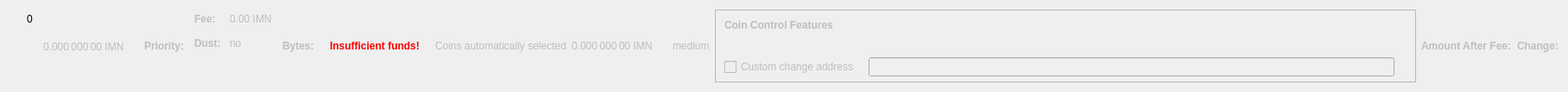
    <widget class="QWidget" name="dummyHideWidget" native="true">
     <property name="maximumSize">
      <size>
       <width>100</width>
       <height>22</height>
      </size>
     </property>
     <layout class="QHBoxLayout" name="dummyHideLayout">
      <item>
       <layout class="QFormLayout" name="formLayoutCoinControl1">
        <property name="horizontalSpacing">
         <number>10</number>
        </property>
        <property name="verticalSpacing">
         <number>14</number>
        </property>
        <property name="leftMargin">
         <number>10</number>
        </property>
        <property name="topMargin">
         <number>4</number>
        </property>
        <property name="rightMargin">
         <number>6</number>
        </property>
        <item row="0" column="1">
         <widget class="QLabel" name="labelCoinControlBytes">
          <property name="cursor">
           <cursorShape>IBeamCursor</cursorShape>
          </property>
          <property name="contextMenuPolicy">
           <enum>Qt::ActionsContextMenu</enum>
          </property>
          <property name="text">
           <string notr="true">0</string>
          </property>
          <property name="textInteractionFlags">
           <set>Qt::LinksAccessibleByMouse|Qt::TextSelectableByKeyboard|Qt::TextSelectableByMouse</set>
          </property>
         </widget>
        </item>
       </layout>
      </item>
      <item>
       <widget class="QLabel" name="labelCoinControlAfterFee">
        <property name="enabled">
         <bool>false</bool>
        </property>
        <property name="sizePolicy">
         <sizepolicy hsizetype="Fixed" vsizetype="Fixed">
          <horstretch>0</horstretch>
          <verstretch>0</verstretch>
         </sizepolicy>
        </property>
        <property name="minimumSize">
         <size>
          <width>111</width>
          <height>12</height>
         </size>
        </property>
        <property name="maximumSize">
         <size>
          <width>111</width>
          <height>12</height>
         </size>
        </property>
        <property name="cursor">
         <cursorShape>IBeamCursor</cursorShape>
        </property>
        <property name="contextMenuPolicy">
         <enum>Qt::ActionsContextMenu</enum>
        </property>
        <property name="text">
         <string notr="true">0.000 000 00 IMN</string>
        </property>
        <property name="textInteractionFlags">
         <set>Qt::LinksAccessibleByMouse|Qt::TextSelectableByKeyboard|Qt::TextSelectableByMouse</set>
        </property>
       </widget>
      </item>
      <item>
       <widget class="QLabel" name="labelCoinControlPriorityText">
        <property name="enabled">
         <bool>false</bool>
        </property>
        <property name="font">
         <font>
          <weight>75</weight>
          <bold>true</bold>
         </font>
        </property>
        <property name="text">
         <string>Priority:</string>
        </property>
       </widget>
      </item>
      <item>
       <layout class="QHBoxLayout" name="horizontalLayout"/>
      </item>
      <item>
       <layout class="QFormLayout" name="formLayoutCoinControl3">
        <property name="horizontalSpacing">
         <number>10</number>
        </property>
        <property name="verticalSpacing">
         <number>14</number>
        </property>
        <property name="leftMargin">
         <number>6</number>
        </property>
        <property name="topMargin">
         <number>4</number>
        </property>
        <property name="rightMargin">
         <number>6</number>
        </property>
        <item row="0" column="0">
         <widget class="QLabel" name="labelCoinControlFeeText">
          <property name="enabled">
           <bool>false</bool>
          </property>
          <property name="font">
           <font>
            <weight>75</weight>
            <bold>true</bold>
           </font>
          </property>
          <property name="text">
           <string>Fee:</string>
          </property>
          <property name="margin">
           <number>0</number>
          </property>
         </widget>
        </item>
        <item row="0" column="1">
         <widget class="QLabel" name="labelCoinControlFee">
          <property name="enabled">
           <bool>false</bool>
          </property>
          <property name="cursor">
           <cursorShape>IBeamCursor</cursorShape>
          </property>
          <property name="contextMenuPolicy">
           <enum>Qt::ActionsContextMenu</enum>
          </property>
          <property name="text">
           <string notr="true">0.00 IMN</string>
          </property>
          <property name="textInteractionFlags">
           <set>Qt::LinksAccessibleByMouse|Qt::TextSelectableByKeyboard|Qt::TextSelectableByMouse</set>
          </property>
         </widget>
        </item>
        <item row="1" column="0">
         <widget class="QLabel" name="labelCoinControlLowOutputText">
          <property name="enabled">
           <bool>false</bool>
          </property>
          <property name="font">
           <font>
            <weight>75</weight>
            <bold>true</bold>
           </font>
          </property>
          <property name="text">
           <string>Dust:</string>
          </property>
         </widget>
        </item>
        <item row="1" column="1">
         <widget class="QLabel" name="labelCoinControlLowOutput">
          <property name="enabled">
           <bool>false</bool>
          </property>
          <property name="cursor">
           <cursorShape>IBeamCursor</cursorShape>
          </property>
          <property name="contextMenuPolicy">
           <enum>Qt::ActionsContextMenu</enum>
          </property>
          <property name="text">
           <string>no</string>
          </property>
          <property name="textInteractionFlags">
           <set>Qt::LinksAccessibleByMouse|Qt::TextSelectableByKeyboard|Qt::TextSelectableByMouse</set>
          </property>
         </widget>
        </item>
       </layout>
      </item>
      <item>
       <widget class="QLabel" name="labelCoinControlBytesText">
        <property name="enabled">
         <bool>false</bool>
        </property>
        <property name="font">
         <font>
          <weight>75</weight>
          <bold>true</bold>
         </font>
        </property>
        <property name="text">
         <string>Bytes:</string>
        </property>
       </widget>
      </item>
      <item>
       <layout class="QFormLayout" name="formLayoutCoinControl2">
        <property name="horizontalSpacing">
         <number>10</number>
        </property>
        <property name="verticalSpacing">
         <number>14</number>
        </property>
        <property name="leftMargin">
         <number>6</number>
        </property>
        <property name="topMargin">
         <number>4</number>
        </property>
        <property name="rightMargin">
         <number>6</number>
        </property>
       </layout>
      </item>
      <item>
       <layout class="QHBoxLayout" name="horizontalLayoutCoinControl2">
        <property name="spacing">
         <number>8</number>
        </property>
        <property name="bottomMargin">
         <number>10</number>
        </property>
       </layout>
      </item>
      <item>
       <widget class="QLabel" name="labelCoinControlInsuffFunds">
        <property name="enabled">
         <bool>false</bool>
        </property>
        <property name="minimumSize">
         <size>
          <width>0</width>
          <height>0</height>
         </size>
        </property>
        <property name="font">
         <font>
          <weight>75</weight>
          <bold>true</bold>
         </font>
        </property>
        <property name="styleSheet">
         <string notr="true">color:red;font-weight:bold;</string>
        </property>
        <property name="text">
         <string>Insufficient funds!</string>
        </property>
        <property name="margin">
         <number>5</number>
        </property>
       </widget>
      </item>
      <item>
       <layout class="QFormLayout" name="formLayoutCoinControl4">
        <property name="horizontalSpacing">
         <number>10</number>
        </property>
        <property name="verticalSpacing">
         <number>14</number>
        </property>
        <property name="leftMargin">
         <number>6</number>
        </property>
        <property name="topMargin">
         <number>4</number>
        </property>
        <property name="rightMargin">
         <number>6</number>
        </property>
       </layout>
      </item>
      <item>
       <widget class="QLabel" name="labelCoinControlAutomaticallySelected">
        <property name="enabled">
         <bool>false</bool>
        </property>
        <property name="sizePolicy">
         <sizepolicy hsizetype="Fixed" vsizetype="Fixed">
          <horstretch>0</horstretch>
          <verstretch>0</verstretch>
         </sizepolicy>
        </property>
        <property name="minimumSize">
         <size>
          <width>0</width>
          <height>0</height>
         </size>
        </property>
        <property name="maximumSize">
         <size>
          <width>240</width>
          <height>16777215</height>
         </size>
        </property>
        <property name="text">
         <string>Coins automatically selected</string>
        </property>
        <property name="margin">
         <number>5</number>
        </property>
       </widget>
      </item>
      <item>
       <widget class="QLabel" name="labelCoinControlChange">
        <property name="enabled">
         <bool>false</bool>
        </property>
        <property name="sizePolicy">
         <sizepolicy hsizetype="Fixed" vsizetype="Fixed">
          <horstretch>0</horstretch>
          <verstretch>0</verstretch>
         </sizepolicy>
        </property>
        <property name="minimumSize">
         <size>
          <width>111</width>
          <height>0</height>
         </size>
        </property>
        <property name="maximumSize">
         <size>
          <width>111</width>
          <height>16777215</height>
         </size>
        </property>
        <property name="cursor">
         <cursorShape>IBeamCursor</cursorShape>
        </property>
        <property name="contextMenuPolicy">
         <enum>Qt::ActionsContextMenu</enum>
        </property>
        <property name="text">
         <string notr="true">0.000 000 00 IMN</string>
        </property>
        <property name="textInteractionFlags">
         <set>Qt::LinksAccessibleByMouse|Qt::TextSelectableByKeyboard|Qt::TextSelectableByMouse</set>
        </property>
       </widget>
      </item>
      <item>
       <widget class="QLabel" name="labelCoinControlPriority">
        <property name="enabled">
         <bool>false</bool>
        </property>
        <property name="cursor">
         <cursorShape>IBeamCursor</cursorShape>
        </property>
        <property name="contextMenuPolicy">
         <enum>Qt::ActionsContextMenu</enum>
        </property>
        <property name="text">
         <string>medium</string>
        </property>
        <property name="textInteractionFlags">
         <set>Qt::LinksAccessibleByMouse|Qt::TextSelectableByKeyboard|Qt::TextSelectableByMouse</set>
        </property>
       </widget>
      </item>
      <item>
       <widget class="QFrame" name="frameCoinControl">
        <property name="sizePolicy">
         <sizepolicy hsizetype="Expanding" vsizetype="Expanding">
          <horstretch>0</horstretch>
          <verstretch>0</verstretch>
         </sizepolicy>
        </property>
        <property name="maximumSize">
         <size>
          <width>16777215</width>
          <height>16777215</height>
         </size>
        </property>
        <property name="frameShape">
         <enum>QFrame::StyledPanel</enum>
        </property>
        <property name="frameShadow">
         <enum>QFrame::Sunken</enum>
        </property>
        <layout class="QVBoxLayout" name="verticalLayoutCoinControl2_2">
         <property name="spacing">
          <number>0</number>
         </property>
         <property name="leftMargin">
          <number>0</number>
         </property>
         <property name="topMargin">
          <number>0</number>
         </property>
         <property name="rightMargin">
          <number>0</number>
         </property>
         <property name="bottomMargin">
          <number>6</number>
         </property>
         <item>
          <layout class="QVBoxLayout" name="verticalLayoutCoinControl" stretch="0,0,0,1">
           <property name="spacing">
            <number>0</number>
           </property>
           <property name="leftMargin">
            <number>10</number>
           </property>
           <property name="topMargin">
            <number>10</number>
           </property>
           <item>
            <layout class="QHBoxLayout" name="horizontalLayoutCoinControl1">
             <property name="bottomMargin">
              <number>15</number>
             </property>
             <item>
              <widget class="QLabel" name="labelCoinControlFeatures">
               <property name="enabled">
                <bool>false</bool>
               </property>
               <property name="sizePolicy">
                <sizepolicy hsizetype="Preferred" vsizetype="Maximum">
                 <horstretch>0</horstretch>
                 <verstretch>0</verstretch>
                </sizepolicy>
               </property>
               <property name="font">
                <font>
                 <weight>75</weight>
                 <bold>true</bold>
                </font>
               </property>
               <property name="styleSheet">
                <string notr="true">font-weight:bold;</string>
               </property>
               <property name="text">
                <string>Coin Control Features</string>
               </property>
              </widget>
             </item>
            </layout>
           </item>
           <item>
            <widget class="QWidget" name="widgetCoinControl" native="true">
             <property name="sizePolicy">
              <sizepolicy hsizetype="Preferred" vsizetype="Preferred">
               <horstretch>0</horstretch>
               <verstretch>0</verstretch>
              </sizepolicy>
             </property>
             <property name="minimumSize">
              <size>
               <width>0</width>
               <height>0</height>
              </size>
             </property>
             <property name="styleSheet">
              <string notr="true"/>
             </property>
             <layout class="QHBoxLayout" name="horizontalLayoutCoinControl5_2">
              <property name="leftMargin">
               <number>0</number>
              </property>
              <property name="topMargin">
               <number>0</number>
              </property>
              <property name="rightMargin">
               <number>0</number>
              </property>
              <property name="bottomMargin">
               <number>0</number>
              </property>
              <item>
               <layout class="QHBoxLayout" name="horizontalLayoutCoinControl3">
                <property name="spacing">
                 <number>20</number>
                </property>
                <property name="topMargin">
                 <number>0</number>
                </property>
                <property name="bottomMargin">
                 <number>10</number>
                </property>
               </layout>
              </item>
             </layout>
            </widget>
           </item>
           <item>
            <layout class="QHBoxLayout" name="horizontalLayoutCoinControl4" stretch="0,0,0">
             <property name="spacing">
              <number>12</number>
             </property>
             <property name="sizeConstraint">
              <enum>QLayout::SetDefaultConstraint</enum>
             </property>
             <property name="topMargin">
              <number>5</number>
             </property>
             <property name="rightMargin">
              <number>5</number>
             </property>
             <item>
              <widget class="QCheckBox" name="checkBoxCoinControlChange">
               <property name="enabled">
                <bool>false</bool>
               </property>
               <property name="toolTip">
                <string>If this is activated, but the change address is empty or invalid, change will be sent to a newly generated address.</string>
               </property>
               <property name="text">
                <string>Custom change address</string>
               </property>
              </widget>
             </item>
             <item>
              <widget class="QValidatedLineEdit" name="lineEditCoinControlChange">
               <property name="enabled">
                <bool>false</bool>
               </property>
               <property name="sizePolicy">
                <sizepolicy hsizetype="Expanding" vsizetype="Fixed">
                 <horstretch>0</horstretch>
                 <verstretch>0</verstretch>
                </sizepolicy>
               </property>
              </widget>
             </item>
             <item>
              <widget class="QLabel" name="labelCoinControlChangeLabel_2">
               <property name="sizePolicy">
                <sizepolicy hsizetype="Preferred" vsizetype="Expanding">
                 <horstretch>0</horstretch>
                 <verstretch>0</verstretch>
                </sizepolicy>
               </property>
               <property name="minimumSize">
                <size>
                 <width>0</width>
                 <height>0</height>
                </size>
               </property>
               <property name="text">
                <string/>
               </property>
               <property name="margin">
                <number>3</number>
               </property>
              </widget>
             </item>
            </layout>
           </item>
           <item>
            <spacer name="verticalSpacerCoinControl">
             <property name="orientation">
              <enum>Qt::Vertical</enum>
             </property>
             <property name="sizeHint" stdset="0">
              <size>
               <width>800</width>
               <height>1</height>
              </size>
             </property>
            </spacer>
           </item>
          </layout>
         </item>
        </layout>
       </widget>
      </item>
      <item>
       <widget class="QLabel" name="labelCoinControlAfterFeeText">
        <property name="enabled">
         <bool>false</bool>
        </property>
        <property name="minimumSize">
         <size>
          <width>0</width>
          <height>0</height>
         </size>
        </property>
        <property name="maximumSize">
         <size>
          <width>16777215</width>
          <height>16777215</height>
         </size>
        </property>
        <property name="font">
         <font>
          <weight>75</weight>
          <bold>true</bold>
         </font>
        </property>
        <property name="text">
         <string>Amount After Fee:</string>
        </property>
        <property name="alignment">
         <set>Qt::AlignLeading|Qt::AlignLeft|Qt::AlignVCenter</set>
        </property>
        <property name="margin">
         <number>0</number>
        </property>
       </widget>
      </item>
      <item>
       <widget class="QLabel" name="labelCoinControlChangeText">
        <property name="enabled">
         <bool>false</bool>
        </property>
        <property name="sizePolicy">
         <sizepolicy hsizetype="Preferred" vsizetype="Preferred">
          <horstretch>0</horstretch>
          <verstretch>0</verstretch>
         </sizepolicy>
        </property>
        <property name="minimumSize">
         <size>
          <width>0</width>
          <height>0</height>
         </size>
        </property>
        <property name="maximumSize">
         <size>
          <width>16777215</width>
          <height>16777215</height>
         </size>
        </property>
        <property name="font">
         <font>
          <weight>75</weight>
          <bold>true</bold>
         </font>
        </property>
        <property name="text">
         <string>Change:</string>
        </property>
        <property name="alignment">
         <set>Qt::AlignLeading|Qt::AlignLeft|Qt::AlignVCenter</set>
        </property>
       </widget>
      </item>
     </layout>
    </widget>
